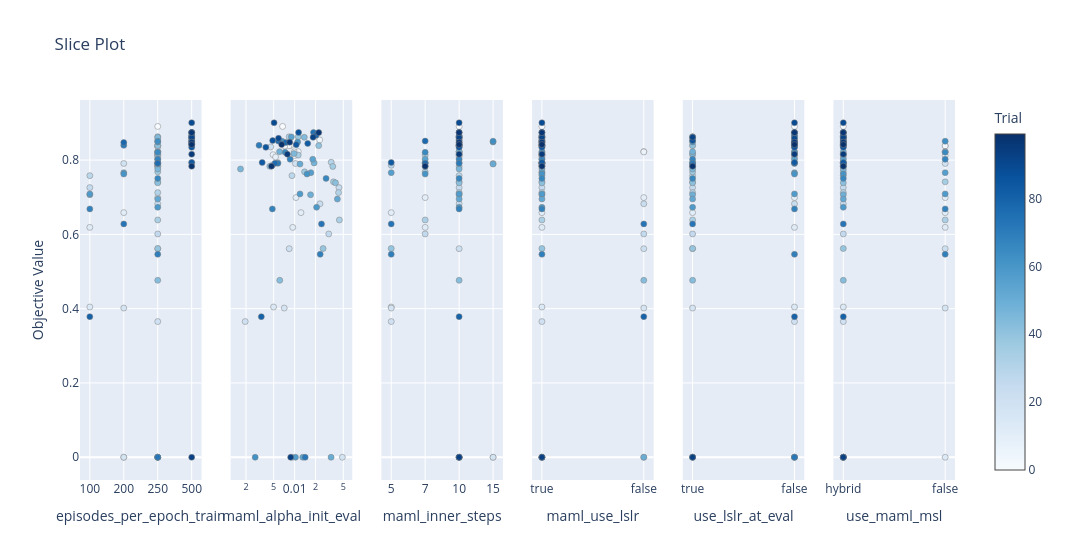

The cell this chart's notebook holds for it:
### Code cell
fig_slice = plot_slice(study, params=params_to_plot_MAML)
fig_slice.show()

### Figure 1 — Plotly figure (JSON) as saved in the notebook; plotly's stock layout.template omitted (floating-point values rounded to 4 significant figures)
{"data": [{"marker": {"color": [0, 1, 2, 3, 4, 5, 6, 7, 8, 9, 10, 11, 12, 13, 14, 16, 17, 18, 19, 20, 21, 22, 23, 25, 26, 28, 29, 30, 31, 32, 33, 34, 35, 36, 37, 38, 39, 40, 41, 42, 43, 44, 45, 46, 47, 48, 49, 50, 51, 52, 53, 54, 55, 56, 57, 58, 59, 60, 61, 62, 63, 65, 66, 67, 68, 69, 70, 71, 72, 73, 74, 76, 77, 78, 79, 80, 82, 83, 84, 85, 86, 87, 89, 90, 92, 93, 95, 96, 97, 98, 99], "colorbar": {"title": {"text": "Trial"}, "x": 1, "xpad": 40}, "colorscale": [[0, "rgb(247,251,255)"], [0.125, "rgb(222,235,247)"], [0.25, "rgb(198,219,239)"], [0.375, "rgb(158,202,225)"], [0.5, "rgb(107,174,214)"], [0.625, "rgb(66,146,198)"], [0.75, "rgb(33,113,181)"], [0.875, "rgb(8,81,156)"], [1, "rgb(8,48,107)"]], "line": {"color": "Grey", "width": 0.5}, "showscale": true}, "mode": "markers", "name": "Feasible Trial", "showlegend": false, "type": "scatter", "x": [250, 250, 250, 250, 250, 250, 250, 250, 250, 250, 250, 200, 100, 200, 100, 500, 200, 200, 200, 250, 250, 250, 250, 100, 250, 100, 250, 250, 250, 500, 250, 250, 250, 250, 250, 250, 250, 250, 250, 250, 250, 250, 250, 250, 250, 250, 100, 250, 250, 250, 250, 250, 500, 200, 250, 100, 250, 250, 200, 250, 250, 250, 250, 250, 100, 250, 200, 250, 250, 200, 500, 250, 500, 200, 500, 100, 500, 500, 500, 500, 500, 500, 500, 500, 500, 500, 500, 500, 500, 500, 500], "xaxis": "x", "y": [0.8906, 0.8392, 0.8385, 0.838, 0.8544, 0.8227, 0.8221, 0.8145, 0.8122, 0.8083, 0.6991, 0.6585, 0.6189, 0, 0.4045, 0.7932, 0.4017, 0, 0.7908, 0.3653, 0.5615, 0.8356, 0.6824, 0.7259, 0.6011, 0.7581, 0.7859, 0.7942, 0.7125, 0.8627, 0.6389, 0.8134, 0.7415, 0.7828, 0.7683, 0.8629, 0.562, 0.7833, 0.839, 0.7388, 0.4764, 0.8614, 0.8176, 0.776, 0.7924, 0.8227, 0.7068, 0, 0.7893, 0.695, 0, 0.8022, 0.8624, 0.7661, 0, 0.709, 0.6729, 0.8488, 0.7624, 0, 0.8509, 0.821, 0.7507, 0.8021, 0.6685, 0.5465, 0.8397, 0.7913, 0, 0.6281, 0.8744, 0.7914, 0.8512, 0.8474, 0.8667, 0.3785, 0.8449, 0.7935, 0.8416, 0.8343, 0.8746, 0.8525, 0.9005, 0.8586, 0.8615, 0, 0.8159, 0.8482, 0.874, 0.7836, 0.8418], "yaxis": "y"}, {"marker": {"color": [0, 1, 2, 3, 4, 5, 6, 7, 8, 9, 10, 11, 12, 13, 14, 16, 17, 18, 19, 20, 21, 22, 23, 25, 26, 28, 29, 30, 31, 32, 33, 34, 35, 36, 37, 38, 39, 40, 41, 42, 43, 44, 45, 46, 47, 48, 49, 50, 51, 52, 53, 54, 55, 56, 57, 58, 59, 60, 61, 62, 63, 65, 66, 67, 68, 69, 70, 71, 72, 73, 74, 76, 77, 78, 79, 80, 82, 83, 84, 85, 86, 87, 89, 90, 92, 93, 95, 96, 97, 98, 99], "colorbar": {"title": {"text": "Trial"}, "x": 1, "xpad": 40}, "colorscale": [[0, "rgb(247,251,255)"], [0.125, "rgb(222,235,247)"], [0.25, "rgb(198,219,239)"], [0.375, "rgb(158,202,225)"], [0.5, "rgb(107,174,214)"], [0.625, "rgb(66,146,198)"], [0.75, "rgb(33,113,181)"], [0.875, "rgb(8,81,156)"], [1, "rgb(8,48,107)"]], "line": {"color": "Grey", "width": 0.5}, "showscale": false}, "mode": "markers", "name": "Feasible Trial", "showlegend": false, "type": "scatter", "x": [0.006718, 0.008744, 0.008297, 0.007208, 0.02291, 0.01128, 0.009865, 0.004905, 0.009987, 0.005317, 0.01044, 0.01232, 0.009394, 0.009181, 0.004979, 0.005739, 0.007089, 0.04855, 0.01026, 0.001947, 0.00836, 0.004537, 0.02312, 0.04335, 0.03093, 0.009151, 0.004769, 0.03354, 0.04274, 0.008335, 0.04391, 0.01125, 0.03619, 0.03535, 0.01389, 0.01129, 0.02565, 0.0044, 0.02215, 0.03864, 0.006113, 0.01378, 0.0098, 0.001669, 0.01905, 0.006076, 0.01693, 0.03338, 0.01195, 0.04111, 0.01308, 0.01821, 0.008978, 0.0171, 0.01027, 0.01195, 0.02068, 0.01105, 0.01505, 0.002712, 0.006598, 0.007308, 0.02828, 0.00861, 0.004787, 0.02329, 0.00308, 0.005741, 0.01417, 0.02434, 0.01868, 0.005223, 0.005838, 0.007432, 0.02028, 0.003322, 0.01542, 0.003418, 0.01054, 0.003858, 0.0114, 0.004835, 0.005066, 0.005869, 0.01842, 0.008774, 0.007872, 0.008498, 0.0222, 0.004652, 0.006513], "xaxis": "x2", "y": [0.8906, 0.8392, 0.8385, 0.838, 0.8544, 0.8227, 0.8221, 0.8145, 0.8122, 0.8083, 0.6991, 0.6585, 0.6189, 0, 0.4045, 0.7932, 0.4017, 0, 0.7908, 0.3653, 0.5615, 0.8356, 0.6824, 0.7259, 0.6011, 0.7581, 0.7859, 0.7942, 0.7125, 0.8627, 0.6389, 0.8134, 0.7415, 0.7828, 0.7683, 0.8629, 0.562, 0.7833, 0.839, 0.7388, 0.4764, 0.8614, 0.8176, 0.776, 0.7924, 0.8227, 0.7068, 0, 0.7893, 0.695, 0, 0.8022, 0.8624, 0.7661, 0, 0.709, 0.6729, 0.8488, 0.7624, 0, 0.8509, 0.821, 0.7507, 0.8021, 0.6685, 0.5465, 0.8397, 0.7913, 0, 0.6281, 0.8744, 0.7914, 0.8512, 0.8474, 0.8667, 0.3785, 0.8449, 0.7935, 0.8416, 0.8343, 0.8746, 0.8525, 0.9005, 0.8586, 0.8615, 0, 0.8159, 0.8482, 0.874, 0.7836, 0.8418], "yaxis": "y2"}, {"marker": {"color": [0, 1, 2, 3, 4, 5, 6, 7, 8, 9, 10, 11, 12, 13, 14, 16, 17, 18, 19, 20, 21, 22, 23, 25, 26, 28, 29, 30, 31, 32, 33, 34, 35, 36, 37, 38, 39, 40, 41, 42, 43, 44, 45, 46, 47, 48, 49, 50, 51, 52, 53, 54, 55, 56, 57, 58, 59, 60, 61, 62, 63, 65, 66, 67, 68, 69, 70, 71, 72, 73, 74, 76, 77, 78, 79, 80, 82, 83, 84, 85, 86, 87, 89, 90, 92, 93, 95, 96, 97, 98, 99], "colorbar": {"title": {"text": "Trial"}, "x": 1, "xpad": 40}, "colorscale": [[0, "rgb(247,251,255)"], [0.125, "rgb(222,235,247)"], [0.25, "rgb(198,219,239)"], [0.375, "rgb(158,202,225)"], [0.5, "rgb(107,174,214)"], [0.625, "rgb(66,146,198)"], [0.75, "rgb(33,113,181)"], [0.875, "rgb(8,81,156)"], [1, "rgb(8,48,107)"]], "line": {"color": "Grey", "width": 0.5}, "showscale": false}, "mode": "markers", "name": "Feasible Trial", "showlegend": false, "type": "scatter", "x": [10, 10, 10, 10, 10, 10, 10, 10, 10, 10, 7, 5, 7, 15, 5, 7, 5, 15, 15, 5, 10, 10, 10, 10, 7, 10, 5, 10, 10, 10, 7, 7, 10, 10, 7, 10, 5, 7, 10, 10, 10, 10, 10, 10, 7, 10, 10, 10, 15, 10, 10, 7, 10, 5, 10, 10, 10, 15, 7, 10, 15, 7, 10, 10, 10, 5, 10, 10, 10, 5, 10, 7, 7, 10, 10, 10, 10, 5, 10, 10, 10, 10, 10, 10, 10, 10, 10, 10, 10, 7, 10], "xaxis": "x3", "y": [0.8906, 0.8392, 0.8385, 0.838, 0.8544, 0.8227, 0.8221, 0.8145, 0.8122, 0.8083, 0.6991, 0.6585, 0.6189, 0, 0.4045, 0.7932, 0.4017, 0, 0.7908, 0.3653, 0.5615, 0.8356, 0.6824, 0.7259, 0.6011, 0.7581, 0.7859, 0.7942, 0.7125, 0.8627, 0.6389, 0.8134, 0.7415, 0.7828, 0.7683, 0.8629, 0.562, 0.7833, 0.839, 0.7388, 0.4764, 0.8614, 0.8176, 0.776, 0.7924, 0.8227, 0.7068, 0, 0.7893, 0.695, 0, 0.8022, 0.8624, 0.7661, 0, 0.709, 0.6729, 0.8488, 0.7624, 0, 0.8509, 0.821, 0.7507, 0.8021, 0.6685, 0.5465, 0.8397, 0.7913, 0, 0.6281, 0.8744, 0.7914, 0.8512, 0.8474, 0.8667, 0.3785, 0.8449, 0.7935, 0.8416, 0.8343, 0.8746, 0.8525, 0.9005, 0.8586, 0.8615, 0, 0.8159, 0.8482, 0.874, 0.7836, 0.8418], "yaxis": "y3"}, {"marker": {"color": [0, 1, 2, 3, 4, 5, 6, 7, 8, 9, 10, 11, 12, 13, 14, 16, 17, 18, 19, 20, 21, 22, 23, 25, 26, 28, 29, 30, 31, 32, 33, 34, 35, 36, 37, 38, 39, 40, 41, 42, 43, 44, 45, 46, 47, 48, 49, 50, 51, 52, 53, 54, 55, 56, 57, 58, 59, 60, 61, 62, 63, 65, 66, 67, 68, 69, 70, 71, 72, 73, 74, 76, 77, 78, 79, 80, 82, 83, 84, 85, 86, 87, 89, 90, 92, 93, 95, 96, 97, 98, 99], "colorbar": {"title": {"text": "Trial"}, "x": 1, "xpad": 40}, "colorscale": [[0, "rgb(247,251,255)"], [0.125, "rgb(222,235,247)"], [0.25, "rgb(198,219,239)"], [0.375, "rgb(158,202,225)"], [0.5, "rgb(107,174,214)"], [0.625, "rgb(66,146,198)"], [0.75, "rgb(33,113,181)"], [0.875, "rgb(8,81,156)"], [1, "rgb(8,48,107)"]], "line": {"color": "Grey", "width": 0.5}, "showscale": false}, "mode": "markers", "name": "Feasible Trial", "showlegend": false, "type": "scatter", "x": [true, true, true, true, true, false, false, true, true, true, false, true, true, true, true, true, false, false, true, true, false, true, false, true, false, true, true, true, true, true, true, true, true, true, true, true, true, true, true, true, false, true, true, true, true, true, true, false, true, true, true, true, true, true, true, true, true, true, true, true, true, true, true, true, true, true, true, true, true, false, true, true, true, true, true, false, true, true, true, true, true, true, true, true, true, true, true, true, true, true, true], "xaxis": "x4", "y": [0.8906, 0.8392, 0.8385, 0.838, 0.8544, 0.8227, 0.8221, 0.8145, 0.8122, 0.8083, 0.6991, 0.6585, 0.6189, 0, 0.4045, 0.7932, 0.4017, 0, 0.7908, 0.3653, 0.5615, 0.8356, 0.6824, 0.7259, 0.6011, 0.7581, 0.7859, 0.7942, 0.7125, 0.8627, 0.6389, 0.8134, 0.7415, 0.7828, 0.7683, 0.8629, 0.562, 0.7833, 0.839, 0.7388, 0.4764, 0.8614, 0.8176, 0.776, 0.7924, 0.8227, 0.7068, 0, 0.7893, 0.695, 0, 0.8022, 0.8624, 0.7661, 0, 0.709, 0.6729, 0.8488, 0.7624, 0, 0.8509, 0.821, 0.7507, 0.8021, 0.6685, 0.5465, 0.8397, 0.7913, 0, 0.6281, 0.8744, 0.7914, 0.8512, 0.8474, 0.8667, 0.3785, 0.8449, 0.7935, 0.8416, 0.8343, 0.8746, 0.8525, 0.9005, 0.8586, 0.8615, 0, 0.8159, 0.8482, 0.874, 0.7836, 0.8418], "yaxis": "y4"}, {"marker": {"color": [0, 1, 2, 3, 4, 5, 6, 7, 8, 9, 10, 11, 12, 13, 14, 16, 17, 18, 19, 20, 21, 22, 23, 25, 26, 28, 29, 30, 31, 32, 33, 34, 35, 36, 37, 38, 39, 40, 41, 42, 43, 44, 45, 46, 47, 48, 49, 50, 51, 52, 53, 54, 55, 56, 57, 58, 59, 60, 61, 62, 63, 65, 66, 67, 68, 69, 70, 71, 72, 73, 74, 76, 77, 78, 79, 80, 82, 83, 84, 85, 86, 87, 89, 90, 92, 93, 95, 96, 97, 98, 99], "colorbar": {"title": {"text": "Trial"}, "x": 1, "xpad": 40}, "colorscale": [[0, "rgb(247,251,255)"], [0.125, "rgb(222,235,247)"], [0.25, "rgb(198,219,239)"], [0.375, "rgb(158,202,225)"], [0.5, "rgb(107,174,214)"], [0.625, "rgb(66,146,198)"], [0.75, "rgb(33,113,181)"], [0.875, "rgb(8,81,156)"], [1, "rgb(8,48,107)"]], "line": {"color": "Grey", "width": 0.5}, "showscale": false}, "mode": "markers", "name": "Feasible Trial", "showlegend": false, "type": "scatter", "x": [false, true, false, false, true, false, false, false, false, false, false, true, false, false, false, false, true, false, false, false, true, false, false, true, true, true, true, true, true, true, true, true, true, true, true, true, true, true, true, true, true, true, true, true, true, true, true, true, true, true, true, false, false, false, true, false, true, true, false, false, false, false, true, true, false, false, false, true, false, true, false, false, false, false, false, false, false, false, false, false, false, true, false, false, true, true, false, false, false, true, false], "xaxis": "x5", "y": [0.8906, 0.8392, 0.8385, 0.838, 0.8544, 0.8227, 0.8221, 0.8145, 0.8122, 0.8083, 0.6991, 0.6585, 0.6189, 0, 0.4045, 0.7932, 0.4017, 0, 0.7908, 0.3653, 0.5615, 0.8356, 0.6824, 0.7259, 0.6011, 0.7581, 0.7859, 0.7942, 0.7125, 0.8627, 0.6389, 0.8134, 0.7415, 0.7828, 0.7683, 0.8629, 0.562, 0.7833, 0.839, 0.7388, 0.4764, 0.8614, 0.8176, 0.776, 0.7924, 0.8227, 0.7068, 0, 0.7893, 0.695, 0, 0.8022, 0.8624, 0.7661, 0, 0.709, 0.6729, 0.8488, 0.7624, 0, 0.8509, 0.821, 0.7507, 0.8021, 0.6685, 0.5465, 0.8397, 0.7913, 0, 0.6281, 0.8744, 0.7914, 0.8512, 0.8474, 0.8667, 0.3785, 0.8449, 0.7935, 0.8416, 0.8343, 0.8746, 0.8525, 0.9005, 0.8586, 0.8615, 0, 0.8159, 0.8482, 0.874, 0.7836, 0.8418], "yaxis": "y5"}, {"marker": {"color": [0, 1, 2, 3, 4, 5, 6, 7, 8, 9, 10, 11, 12, 13, 14, 16, 17, 18, 19, 20, 21, 22, 23, 25, 26, 28, 29, 30, 31, 32, 33, 34, 35, 36, 37, 38, 39, 40, 41, 42, 43, 44, 45, 46, 47, 48, 49, 50, 51, 52, 53, 54, 55, 56, 57, 58, 59, 60, 61, 62, 63, 65, 66, 67, 68, 69, 70, 71, 72, 73, 74, 76, 77, 78, 79, 80, 82, 83, 84, 85, 86, 87, 89, 90, 92, 93, 95, 96, 97, 98, 99], "colorbar": {"title": {"text": "Trial"}, "x": 1, "xpad": 40}, "colorscale": [[0, "rgb(247,251,255)"], [0.125, "rgb(222,235,247)"], [0.25, "rgb(198,219,239)"], [0.375, "rgb(158,202,225)"], [0.5, "rgb(107,174,214)"], [0.625, "rgb(66,146,198)"], [0.75, "rgb(33,113,181)"], [0.875, "rgb(8,81,156)"], [1, "rgb(8,48,107)"]], "line": {"color": "Grey", "width": 0.5}, "showscale": false}, "mode": "markers", "name": "Feasible Trial", "showlegend": false, "type": "scatter", "x": ["hybrid", "hybrid", false, false, "hybrid", false, false, "hybrid", false, "hybrid", false, false, false, false, "hybrid", "hybrid", false, "hybrid", false, "hybrid", false, "hybrid", "hybrid", "hybrid", "hybrid", "hybrid", "hybrid", "hybrid", "hybrid", "hybrid", false, "hybrid", false, "hybrid", "hybrid", "hybrid", "hybrid", "hybrid", "hybrid", "hybrid", "hybrid", "hybrid", "hybrid", "hybrid", "hybrid", "hybrid", "hybrid", "hybrid", "hybrid", "hybrid", "hybrid", "hybrid", "hybrid", false, "hybrid", false, "hybrid", "hybrid", "hybrid", "hybrid", false, false, "hybrid", false, false, false, "hybrid", "hybrid", "hybrid", "hybrid", "hybrid", "hybrid", "hybrid", "hybrid", "hybrid", "hybrid", "hybrid", "hybrid", "hybrid", "hybrid", "hybrid", "hybrid", "hybrid", "hybrid", "hybrid", "hybrid", "hybrid", "hybrid", "hybrid", "hybrid", "hybrid"], "xaxis": "x6", "y": [0.8906, 0.8392, 0.8385, 0.838, 0.8544, 0.8227, 0.8221, 0.8145, 0.8122, 0.8083, 0.6991, 0.6585, 0.6189, 0, 0.4045, 0.7932, 0.4017, 0, 0.7908, 0.3653, 0.5615, 0.8356, 0.6824, 0.7259, 0.6011, 0.7581, 0.7859, 0.7942, 0.7125, 0.8627, 0.6389, 0.8134, 0.7415, 0.7828, 0.7683, 0.8629, 0.562, 0.7833, 0.839, 0.7388, 0.4764, 0.8614, 0.8176, 0.776, 0.7924, 0.8227, 0.7068, 0, 0.7893, 0.695, 0, 0.8022, 0.8624, 0.7661, 0, 0.709, 0.6729, 0.8488, 0.7624, 0, 0.8509, 0.821, 0.7507, 0.8021, 0.6685, 0.5465, 0.8397, 0.7913, 0, 0.6281, 0.8744, 0.7914, 0.8512, 0.8474, 0.8667, 0.3785, 0.8449, 0.7935, 0.8416, 0.8343, 0.8746, 0.8525, 0.9005, 0.8586, 0.8615, 0, 0.8159, 0.8482, 0.874, 0.7836, 0.8418], "yaxis": "y6"}], "layout": {"title": {"text": "Slice Plot"}, "width": 1800, "xaxis": {"anchor": "y", "categoryarray": [100, 200, 250, 500], "categoryorder": "array", "domain": [0, 0.1389], "title": {"text": "episodes_per_epoch_train"}, "type": "category"}, "xaxis2": {"anchor": "y2", "domain": [0.1722, 0.3111], "title": {"text": "maml_alpha_init_eval"}, "type": "log"}, "xaxis3": {"anchor": "y3", "categoryarray": [5, 7, 10, 15], "categoryorder": "array", "domain": [0.3444, 0.4833], "title": {"text": "maml_inner_steps"}, "type": "category"}, "xaxis4": {"anchor": "y4", "categoryarray": [true, false], "categoryorder": "array", "domain": [0.5167, 0.6556], "title": {"text": "maml_use_lslr"}, "type": "category"}, "xaxis5": {"anchor": "y5", "categoryarray": [true, false], "categoryorder": "array", "domain": [0.6889, 0.8278], "title": {"text": "use_lslr_at_eval"}, "type": "category"}, "xaxis6": {"anchor": "y6", "categoryarray": ["hybrid", false], "categoryorder": "array", "domain": [0.8611, 1], "title": {"text": "use_maml_msl"}, "type": "category"}, "yaxis": {"anchor": "x", "domain": [0, 1], "title": {"text": "Objective Value"}}, "yaxis2": {"anchor": "x2", "domain": [0, 1], "matches": "y", "showticklabels": false}, "yaxis3": {"anchor": "x3", "domain": [0, 1], "matches": "y", "showticklabels": false}, "yaxis4": {"anchor": "x4", "domain": [0, 1], "matches": "y", "showticklabels": false}, "yaxis5": {"anchor": "x5", "domain": [0, 1], "matches": "y", "showticklabels": false}, "yaxis6": {"anchor": "x6", "domain": [0, 1], "matches": "y", "showticklabels": false}}}
